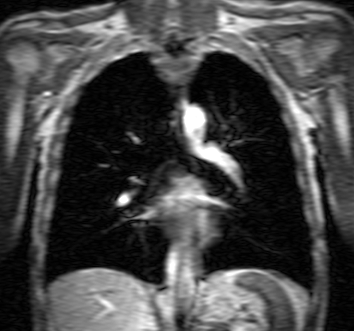
%> input picture matlab_code/segmentation/borrowed_code/VFC/im_lung.png, 354 x 331 px
$ octave example_pig.m   (GNU Octave 9; MATLAB toolbox functions it lacks are replaced by stand-ins)
%> lines starting %> are read from the running program, lines starting %| are printed output that depends on the picture
### matlab_code/segmentation/borrowed_code/VFC/AM_VFC.m
function Fext = AM_VFC(f, K, normalize, phi, R)
% AM_VFC        Compute the vector field convolution (VFC) force field [1].
%     Fext = AM_VFC(f, K)
%     Fext = AM_VFC(f, K, normalize)
%     Fext = AM_VFC(f, K, normalize, phi)
%     Fext = AM_VFC(f, K, normalize, phi, R)
%
%     Inputs
%     f           edge map, d1-by-d2 matrix for 2D, and d1-by-d2-by-d3 matrix for 3D.
%     K           vector field kernel, generated by AM_VFK(), similar format as Fext.
%     normalize   0 - (default) the output Fext is not nomalized,
%                 1 - output is normalized, i.e., sum(Fext(y,x,:).^2) = 1
%                     for 2D, sum(Fext(y,x,z,:).^2) = 1 for 3D.
%     phi         mixed VFC threshold of equation (22) in [1].
%     R           a 3-element vector, [Rx Ry Rz] define the spacing between
%                 voxels for x, y and z dimension, default value is [1 1 1].
%
%     Outputs
%     Fext        the VFC external force field. For 2D, d1-by-d2-by-2 matrix,
%                 the force at (x,y) is [Fext(y,x,1) Fext(y,x,2)]. For 3D,
%                 d1-by-d2-by-d3-by-3 matrix, the force at (x,y,z) is
%                 [Fext(y,x,z,1) Fext(y,x,z,2) Fext(y,x,z,3)].
%
%     Note that for memory saving reason, the output data class is single / float (32-bit).
%
%     Example
%         See EXAMPLE_VFC, EXAMPLE_PIG.
%
%     See also AMT, AM_VFK, AM_PIG, AM_ISOLINE, AM_DEFORM, AC_INITIAL, AC_REMESH,
%     AC_DISPLAY, AM_GVF, EXAMPLE_VFC, EXAMPLE_PIG.
%
%     Reference
%     [1] Bing Li and Scott T. Acton, "Active contour external force using
%     vector field convolution for image segmentation," Image Processing,
%     IEEE Trans. on, vol. 16, pp. 2096-2106, 2007.
%     [2] Bing Li and Scott T. Acton, "Automatic Active Model
%     Initialization via Poisson Inverse Gradient," Image Processing,
%     IEEE Trans. on, vol. 17, pp. 1406-1420, 2008.
%
% (c) Copyright Bing Li 2005 - 2009.

% Revision Log
%   02-11-2005  original
%   01-30-2009  minor bug fix

%% inputs check
if ~ismember(nargin, 2:5)
    error('Invalid inputs to AM_VFC!')
elseif nargin < 3,
    normalize = 0;
end

if ndims(K) - ndims(f) ~= 1,
    error('f doesn''t match K!')
end

fmin = min(f(:));
if fmin<0       % assume f are all positive, take care of negetive problem
    f = f-fmin;
end

%% Compute VFC - convlove f with K using FFT to speed up the process
if ndims(f) == 2, % 2D
    FFTsize = size(f) + size(K(:,:,1)) - 1;
    k = K(:,:,1) + j*K(:,:,2);      % consider the vectors as complex numbers
    temp = ifft2(fft2(f, FFTsize(1), FFTsize(2)) .* fft2(k, FFTsize(1), FFTsize(2)));

    % remove padded points
    rmv = (size(K(:,:,1)) - 1)/2;
    temp = temp(rmv(1)+1:end-rmv(1), rmv(2)+1:end-rmv(2), :);
    Fext(:,:,2) = imag(temp);
    Fext(:,:,1) = real(temp);

    % mixed VFC, equation (22) in [1]
    if nargin > 3 && ~isempty(phi),  % mix the VFC with the gradient
        if nargin == 4,
            [fx fy] = AM_gradient(f);
        else
            [fx fy] = AM_gradient(f, R);
        end

        if strcmp(phi,'auto') % try to determine phi adpatively
            I = double(sqrt(fx.*fx+fy.*fy));
            idx = find(im2bw(I,graythresh(I)));
        else
            idx = find(sqrt(fx.*fx+fy.*fy) > phi);
        end

        Fext(idx) = fx(idx);    % replace the output
        Fext(idx+numel(f)) = fy(idx);
    end

    if normalize,
        Fmag = sqrt(sum(Fext.*Fext,3))+eps;
        Fext(:,:,1) = Fext(:,:,1)./Fmag;
        Fext(:,:,2) = Fext(:,:,2)./Fmag;
    end
else % 3D
    FFTsize = size(f) + size(K(:,:,:,1)) - 1;
    fftf = fftn(f, FFTsize);
    Fext(:,:,:,3) = real(ifftn(fftf .* fftn(K(:,:,:,3), FFTsize)));
    temp = ifftn(fftf .* fftn(K(:,:,:,1) + j*K(:,:,:,2), FFTsize));
    Fext(:,:,:,2) = imag(temp);
    Fext(:,:,:,1) = real(temp);
    clear temp fftf;

    % remove padded points
    rmv = (size(K(:,:,:,1)) - 1)/2;
    Fext = Fext(rmv(1)+1:end-rmv(1), rmv(2)+1:end-rmv(2), rmv(3)+1:end-rmv(3), :);

    if nargin > 3 && ~isempty(phi),  % mix the VFC with the gradient
        if nargin == 4,
            [fx fy fz] = AM_gradient(f);
        else
            [fx fy fz] = AM_gradient(f, R);
        end
        gm2 = fx.*fx+fy.*fy+fz.*fz;     % gradient magnitude square of f

        id = round(numel(gm2)*phi);
        gm2_sort = sort(gm2(:),'descend');
        idx = find(gm2 > gm2_sort(id));
        Fext(idx) = fx(idx);    % replace the output
        Fext(idx+numel(f)) = fy(idx);
        Fext(idx+numel(f)*2) = fz(idx);
    end
    if normalize,
        Fmag = sqrt(sum(Fext.*Fext,4))+eps;
        Fext(:,:,:,1) = Fext(:,:,:,1)./Fmag;
        Fext(:,:,:,2) = Fext(:,:,:,2)./Fmag;
        Fext(:,:,:,3) = Fext(:,:,:,3)./Fmag;
    end
end

### matlab_code/segmentation/borrowed_code/VFC/AM_CoD.m
function [vert COD] = AM_CoD(Fext,R)
% AM_COD        Initialize active contours using the CoD algorithm [3].
%     [vertices CoD] = AM_COD(Fext, R)
%
%     Inputs
%     Fext        the external force field. For 2D, d1-by-d2-by-2 matrix,
%                 the force at (x,y) is [Fext(y,x,1) Fext(y,x,2)]. For 3D,
%                 d1-by-d2-by-d3-by-3 matrix, the force at (x,y,z) is
%                 [Fext(y,x,z,1) Fext(y,x,z,2) Fext(y,x,z,3)].
%     R           if the distance between centers of divergence (CoD) is
%                 less than R, they are considered as one source. One small
%                 circle with radius R is place on each source.
%     Outputs
%     vertices    vertices position of M initial active models. For 2D,
%                 vertices is a M-by-1 cell vector, where each cell element
%                 is a n-by-2 matrix (n is the number of vertices of this
%                 AC). For 3D, vertices is a M-by-1 structure array, each
%                 element of which contains the faces and vertices and can
%                 be pass directly to the PATCH command.
%     CoD         binary d1-by-d2 matrix, where 1's indicate the CoD locations.
%
%     Example
%         See EXAMPLE_PIG.
%
%     See also AMT, AM_PIG, AC_ISOLINE, AM_FFS, AC_REMESH, AC_DISPLAY,
%     AM_VFC, AM_VFK, AM_GVF, EXAMPLE_VFC, EXAMPLE_PIG.
%
%     Reference
%     [2] Bing Li and Scott T. Acton, "Automatic Active Model
%     Initialization via Poisson Inverse Gradient," Image Processing,
%     IEEE Trans. on, vol. 17, pp. 1406-1420, 2008.
%     [3] Xingfei Ge and Jie Tian, "An automatic active contour model for
%     multiple objects," in Pattern Recognition, Proceedings of the
%     International Conference on, 2002.
%
% (c) Copyright Bing Li 2005 - 2009.

% Revision Log
%   01-30-2009  original

%% inputs check
if ~ismember(nargin, 2) || ~((ndims(Fext) == 3 && size(Fext,3)==2) || (ndims(Fext) == 4 && size(Fext,4)==3)) || numel(R) ~= 1,
    error('Invalid inputs to AM_COD!')
end

if ndims(Fext) == 3, % 2D
    x = Fext(:,:,1);
    x1 = x(:,[2:end end]);
    Psx = x<=x1 & abs(sign(x)+sign(x1))<=1;

    y = Fext(:,:,2);
    y1 = y([2:end end],:);
    Psy = y<=y1 & abs(sign(y)+sign(y1))<=1;

    COD = Psx & Psy;

    SE = strel('disk',floor(R/2));
    mask = imdilate(COD,SE);    % merge CoD that are close to each other
    STATS = regionprops(bwlabel(mask),'Centroid');  % find where to put the circles
    for k = 1:length(STATS)
        vert{k} = AC_initial(1,'circle', [STATS(k).Centroid R]);
    end
elseif ndims(Fext) == 4, % 3D
    error('AM_CoD does not support 3D vector field right now!');

    COD = Fext(:,:,:,1) <= Fext(:,[2:end end],:,1) &  ...                  % x<=x1
        abs(sign(Fext(:,:,:,1))+sign(Fext(:,[2:end end],:,1)))<=1  &  ...  % abs()<=1
        Fext(:,:,:,2) <= Fext([2:end end],:,:,2) &        ...              % y<=y1
        abs(sign(Fext(:,:,:,2))+sign(Fext([2:end end],:,:,2)))<=1  & ...   % abs()<=1
        Fext(:,:,:,3) <= Fext(:,:,[2:end end],3) &        ...              % z<=z1
        abs(sign(Fext(:,:,:,3))+sign(Fext(:,:,[2:end end],3)))<=1;  ...    % abs()<=1

    for k = 1:3
        sz = ones(1,3);
        sz(k) = floor(R/2);
        SE = ones(sz);
        mask = imdilate(COD,SE);    % merge COD that are close to each other
    end
    L = bwlabeln(mask);
    for k = max(L(:)):-1:1
        idx = find(L == k);
        [y, x, z] = ind2sub(size(L),idx);
        vert(k) = AS_initial(1,'sphere', [mean(x) mean(y) mean(z) R]);   % AS_initial is under development
    end
else
    error('wrong input, only support 2D and 3D now!')
end


### matlab_code/segmentation/borrowed_code/VFC/AC_remesh.m
function vertex = AC_remesh(vertex,res,method, type)
% AC_REMESH     Remesh an active contour (AC) to ensure the resolution.
%     vertex1 = AC_REMESH(vertex0)
%     vertex1 = AC_REMESH(vertex0,res)
%     vertex1 = AC_REMESH(vertex0,res,method)
%     vertex1 = AC_REMESH(vertex0,res,method,type)
%
%     Inputs
%     vertex0     position of the vertices, n-by-2 matrix, each row of
%                 which is [x y]. n is the number of vertices.
%     res         desired resolution (distance between vertices) in pixels,
%                 default value is 1.
%     method      'adaptive' - (default) the distances between vertices
%                           will be larger than res/2 and less than res*2,
%                           the shape will be the same
%                 'equal' - the distances between vertices will be the same,
%                           the shape may be slightly different after remeshing
%     type        'close' - close contour (default), the last vertex and
%                           first vertex are connected
%                 'open'  - open contour,  the last vertex and first vertex
%                           are not connected
%     Outputs
%     vertex1     position of the vertices after remeshing, m-by-2 matrix
%
%     Example
%         See EXAMPLE_VFC, EXAMPLE_PIG.
%
%     See also AMT, AC_DEFORM, AM_VFC, AM_VFK, AM_PIG, AC_INITIAL,
%     AC_DISPLAY, AM_GVF, EXAMPLE_VFC, EXAMPLE_PIG.
%
%     Reference
%     [1] Bing Li and Scott T. Acton, "Active contour external force using
%     vector field convolution for image segmentation," Image Processing,
%     IEEE Trans. on, vol. 16, pp. 2096-2106, 2007.
%     [2] Bing Li and Scott T. Acton, "Automatic Active Model
%     Initialization via Poisson Inverse Gradient," Image Processing,
%     IEEE Trans. on, vol. 17, pp. 1406-1420, 2008.
%
% (c) Copyright Bing Li 2005 - 2009.

% Revision Log
%   11-30-2005  original
%   02-18-2006  support open type
%   01-30-2009  minor bug fix

%% inputs check
if ~ismember(nargin, 1:4) || numel(res) ~= 1,
    error('Invalid inputs to AC_REMESH!')
end
if size(vertex,2) ~= 2
    error('Invalid vertex matrix!')
end

if nargin<2,
    res = 1;
end
if nargin<3,
    method = 'adaptive';
end
if nargin<4,
    type = 'close';
end
%% delete the vertices close to each other (distance less than res/2)
while 1,
    N = size(vertex,1);
    if N<5,
        return
    end
    p = vertex(:,1)+sqrt(-1)*vertex(:,2);
    dist = abs(p(:,ones(1,N))-p(:,ones(1,N)).');   % calculate distances between all the vertices
    [i,j] = find(dist<res/2);
    i = i(i~=j);
    idx = medfilt2(ismember(1:N,i),[1 3]);
    i = union(find(idx(2:2:end))*2,find(imopen(idx,ones(1,5))));

    if isempty(i),
        break           % no more close vertices left
    end

    try
        vertex(i,:) = [];
    catch
        break
    end
end

%% remesh
if strcmp(method,'adaptive'),
    if strcmp(type,'open'),
        d = sqrt(sum((vertex(2:end,:) - vertex(1:end-1,:)).^2,2));
    else
        d = sqrt(sum((vertex([2:end 1],:) - vertex).^2,2));
    end
    while max(d)>res*2, % insert vertices between faraway vertices
        id = find(d>res*2);
        N = size(vertex,1);
        ind = [1:N,id'+.5];
        vertex = [vertex; (vertex(id,:)+vertex(mod(id,N)+1,:))/2];
        [st,ix] = sort(ind);
        vertex = vertex(ix,:);
        if strcmp(type,'open'),
            d = sqrt(sum((vertex(2:end,:) - vertex(1:end-1,:)).^2,2));
        else
            d = sqrt(sum((vertex([2:end 1],:) - vertex).^2,2));
        end
    end
elseif strcmp(method,'equal'),
    dif = diff(vertex);
    d = sqrt(sum(dif.^2,2));  % compute the distance from previous vertex for point 2:N+1
    D = sum(d);
    M = ceil(D/res);
    di = linspace(0,D,M+1);
    dcum = [0;cumsum(d)];

    for i=1:2,
        vert(:,i) = interp1(dcum,vertex(:,i),di(1:end-1))';
    end
    vertex = vert;
else
    error('Invalid method!');
end

### matlab_code/segmentation/borrowed_code/VFC/AC_display.m
function h = AC_display(vertex,flag,LineSpec)
% AC_DISPLAY    Display the contour on the current axis.
%     AC_DISPLAY(vertex)
%     AC_DISPLAY(vertex,type)
%     AC_DISPLAY(vertex,type,LineSpec)
%     h = AC_DISPLAY(...)
%
%     Inputs
%     vertex      position of the vertices, n-by-2 matrix, each row of
%                 which is [x y]. n is the number of vertices.
%     type        'close' - close contour (default), the last vertex and
%                           first vertex are connected
%                 'open'  - open contour,  the last vertex and first vertex
%                           are not connected
%     LineSpec    a line specification that determines line type, marker symbol,
%                 and color of the plotted lines. Type 'doc LineSpec' for more details.
%
%     Outputs
%     h           the handle to the contour plotted
%
%     Example
%         I = imread('im_U.bmp');
%         vert = AC_initial(.5, 'circle', [32 32 24]);
%         imshow(I);
%         h = AC_display(vert,'close','r--');
%         set(h,'LineWidth',3)
%
%     See also PLOT, AMT, AM_VFC, AM_VFK, AM_PIG, AC_INITIAL, AC_REMESH,
%     AC_DEFORM, EXAMPLE_VFC, EXAMPLE_PIG.
%
%     Reference
%     [1] Bing Li and Scott T. Acton, "Active contour external force using
%     vector field convolution for image segmentation," Image Processing,
%     IEEE Trans. on, vol. 16, pp. 2096-2106, 2007.
%     [2] Bing Li and Scott T. Acton, "Automatic Active Model
%     Initialization via Poisson Inverse Gradient," Image Processing,
%     IEEE Trans. on, vol. 17, pp. 1406-1420, 2008.
%
% (c) Copyright Bing Li 2005 - 2009.

% Revision Log
%   11-30-2005  original
%   01-30-2009  minor bug fix

%% inputs check
h= NaN;
if ~ismember(nargin, 1:3)
    error('Invalid inputs to AC_DISPLAY!')
end
if nargin<2,
    flag = 'close';
end

if size(vertex,1) == 0
    return
end
if size(vertex,2) ~= 2
    error('Invalid vertex matrix!')
end

if strcmp(flag,'close'),
    vertex = vertex([1:end,1],:);
end

%% plot
hold on
if nargin == 3
   h = plot(vertex(:,1),vertex(:,2),LineSpec);
else
   h = plot(vertex(:,1),vertex(:,2));
end
hold off

### matlab_code/segmentation/borrowed_code/VFC/AM_VFK.m
function K = AM_VFK(D, r, type, a, R)
% AM_VFK        Compute the vector field kernel (VFK).
%     K = AM_VFK(D, r, 'power', alpha)
%     K = AM_VFK(..., R)
%
%     Inputs
%     D           output dimension, 2 for 2D VFK, 3 for 3D VFK.
%     r           the VFK radius.
%     gamma       decrease parameter of equation (15) in [1].
%     R           a 3-element vector, [Rx Ry Rz] define the spacing between
%                 voxels for x, y and z dimension, default value is [1 1 1].
%
%     Outputs
%     K           the VFC external force kernel, d=2*r+1. For 2D,
%                 d-by-d-by-2 matrix, the force at (x,y) is [K(y,x,1)
%                 K(y,x,2)]. For 3D, d-by-d-by-d-by-3 matrix, the force at
%                 (x,y,z) is [K(y,x,z,1) K(y,x,z,2) K(y,x,z,3)].
%
%     Note that for memory saving reason, the output data class is single / float (32-bit).
%
%     Example
%         K = AM_VFK(2, 4, 'power', 2);
%         AC_QUIVER(K);
%
%     See also AMT, AM_VFC, AM_PIG, AM_ISOLINE, AM_DEFORM, AC_INITIAL, AC_REMESH,
%     AC_DISPLAY, AM_GVF, EXAMPLE_VFC, EXAMPLE_PIG.
%
%     Reference
%     [1] Bing Li and Scott T. Acton, "Active contour external force using
%     vector field convolution for image segmentation," Image Processing,
%     IEEE Trans. on, vol. 16, pp. 2096-2106, 2007.
%     [2] Bing Li and Scott T. Acton, "Automatic Active Model
%     Initialization via Poisson Inverse Gradient," Image Processing,
%     IEEE Trans. on, vol. 17, pp. 1406-1420, 2008.
%
% (c) Copyright Bing Li 2005 - 2009.

% Revision Log
%   02-11-2005  original
%   01-30-2009  minor bug fix

%% inputs check
if ~ismember(nargin, 4:5) || r<1 || ~ismember(D, 2:3)
    error('Invalid inputs to AM_VFK!')
elseif nargin == 4
    R = ones(1,D);
end

if ~strcmp(type, 'power')
    error('Only support power magnitude function right now!')
end
%%
r0 = floor(r./R);
if D == 2
    [x y] = meshgrid(R(1)*(r0(1):-1:-r0(1)),R(2)*(r0(2):-1:-r0(2)));
    dist = sqrt(x.*x+y.*y);
    SetZero = (dist>r);
    x(SetZero) = 0;
    y(SetZero) = 0;

    if strcmp(type, 'power')
        dist(~SetZero) = dist(~SetZero).^(a+1);
        dist((end+1)/2) = 1e-8; % set the distance at the center a small value to prevent division by zero
        x(~SetZero) = x(~SetZero)./dist(~SetZero);
        y(~SetZero) = y(~SetZero)./dist(~SetZero);
    end

    K = cat(3,x,y);
elseif D == 3
    [x y z] = meshgrid(R(1)*(r0(1):-1:-r0(1)),R(2)*(r0(2):-1:-r0(2)),R(3)*(r0(3):-1:-r0(3)));
    dist = sqrt(x.*x+y.*y+z.*z);
    SetZero = (dist>r);
    x(SetZero) = 0;
    y(SetZero) = 0;
    z(SetZero) = 0;

    if strcmp(type, 'power')
        dist(~SetZero) = dist(~SetZero).^(a+1);
        dist((end+1)/2) = 1e-8; % set the distance at the center a small value to prevent division by zero
        x(~SetZero) = x(~SetZero)./dist(~SetZero);
        y(~SetZero) = y(~SetZero)./dist(~SetZero);
        z(~SetZero) = z(~SetZero)./dist(~SetZero);
    end
    K = single(cat(4,x,y,z));
else
    error('D must be 2 or 3!');
end

### matlab_code/segmentation/borrowed_code/VFC/AC_initial.m
function vertex = AC_initial(res, type, p)
% AC_INITIAL     Initialize an active contour (AC), also known as snake.
%     vertex = AC_INITIAL(res)
%     Select points from the figure using mouse to form a close contour with
%     resolution (distance between vertices) res. See getline() for instructions.
%
%     vertex = AC_INITIAL(res, 'open')
%     Select points from the figure using mouse to form an open contour.
%
%     vertex = AC_INITIAL(res, 'circle', [cx cy r])
%     Initialize a circle centered at [cx cy] with radius r.
%
%     vertex = AC_INITIAL(res, 'rect', [xmin xmax ymin ymax])
%     Initialize a rectangle whose top-left corner at [xmin ymin]
%     and bottom-right corner at [xmax ymax]
%
%     Example
%         I = imread('im_U.bmp');
%         vert = AC_initial(.5, 'rect', [10 50 20 40]);
%         imshow(I);
%         AC_display(vert);
%
%     See also GETLINE, AMT, AC_REMESH, AC_DISPLAY, AM_VFC, AM_VFK, AM_PIG,
%     EXAMPLE_VFC, EXAMPLE_PIG.
%
%     Reference
%     [1] Bing Li and Scott T. Acton, "Active contour external force using
%     vector field convolution for image segmentation," Image Processing,
%     IEEE Trans. on, vol. 16, pp. 2096-2106, 2007.
%     [2] Bing Li and Scott T. Acton, "Automatic Active Model
%     Initialization via Poisson Inverse Gradient," Image Processing,
%     IEEE Trans. on, vol. 17, pp. 1406-1420, 2008.
%
% (c) Copyright Bing Li 2005 - 2009.

% Revision Log
%   02-11-2006  original
%   01-30-2009  minor bug fix

%% inputs check
if ~ismember(nargin, 1:3)
    error('Invalid inputs to AC_INITIAL!')
end
if nargin == 2 && ~strcmp(type, 'open')
    error('Invalid inputs to AC_INITIAL!')
end

%% initialize
if nargin <3,
    [x y] = getline;
else
    if strcmp(type, 'circle')
        if numel(p) == 3
            t = (pi/10:pi/10:pi*2)';
            x = p(1) + p(3)*cos(t);
            y = p(2) + p(3)*sin(t);
        else
            error('Invalid inputs to AC_INITIAL!')
        end
    elseif strcmp(type, 'rect')
        if numel(p) == 4
            x = p([1 2 2 1]).';
            y = p([3 3 4 4]).';
        else
            error('Invalid inputs to AC_INITIAL!')
        end
    else
        error('Invalid type!')
    end
end
%% remesh to desired resolution
if nargin == 2, % open contour
    vertex = AC_remesh([x y], res, 'adaptive', 'open');
else
    vertex = AC_remesh([x y], res);
end

### matlab_code/segmentation/borrowed_code/VFC/example_pig.m
% Poisson inverse gradient (PIG) automatic initialization example.
%
%     See also AMT, EXAMPLE_VFC, AM_PIG, AC_ISOLINE, AM_VFC.
%
%     Reference
%     [1] Bing Li and Scott T. Acton, "Active contour external force using
%     vector field convolution for image segmentation," Image Processing,
%     IEEE Trans. on, vol. 16, pp. 2096-2106, 2007.
%     [2] Bing Li and Scott T. Acton, "Automatic Active Model
%     Initialization via Poisson Inverse Gradient," Image Processing,
%     IEEE Trans. on, vol. 17, pp. 1406-1420, 2008.
%
% (c) Copyright Bing Li 2005 - 2009.

clear all
disp('======================================')
disp('Poisson inverse gradient (PIG) example')

%% parameter settings
disp('Initializing parameters ...')

SAVE_AVI = 0;   % set it to 1 if you want to see the deformation and save it as .avi movie
alpha = .5;
beta = .1;
tau = .5;
clr = {'r','m','b'};

%% Read images
disp('Reading images ...')
I0 = imread('im_lung.png');
%> I0 is the input picture: size 331x354 uint8; min 1, max 255, mean 71

%% Filter noise
disp('Filtering images ...')
I = 255-imfill(255-I0,'holes');
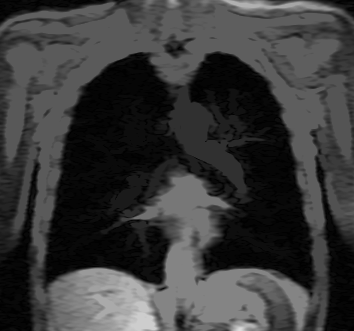
%> I: size 331x354 uint8; min 1, max 221, mean 57.5
I = imopen(I, strel('disk',4));

%% Compute edge map and external force field
disp('Computing edge map and force field...')
f = edge(I,'canny',.2,1.5);
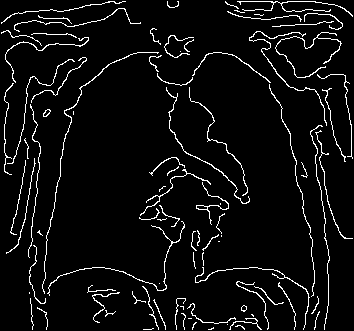
%> f: size 331x354 logical; 5.5% white in thin lines or dots
omega = ~f;
%> omega: size 331x354 logical; 94.5% white; black in thin lines or dots

K = AM_VFK(2, 64, 'power',3);
Fext = AM_VFC(f, K, 1);
%> in AM_VFC, `fmin = min(f(:));`: fmin = false
%> in AM_VFC, `Fmag = sqrt(sum(Fext.*Fext,3))+eps;`:
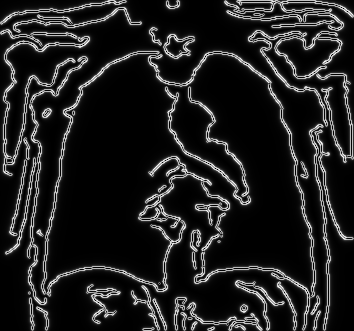
%> Fmag: size 331x354 double; min 1.43e-05, max 2.16, mean 0.276; drawn with min black and max white

%% compare 3 different methods
for method = 1:3
    %% Initialize
    switch method
        case 1 % CoG
            disp('--------------------------------------------------')
            disp('Initializer 1: center of divergence (CoD)')
            disp('Initializing ...')
            titl = 'CoD';
            tic;
            vert = AM_CoD(Fext,6);
%> in AM_CoD, `x = Fext(:,:,1);`:
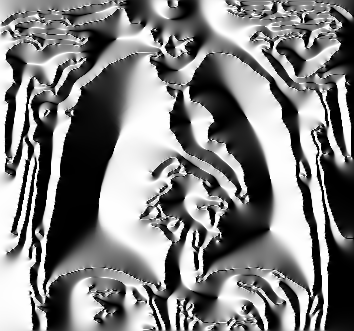
%> x: size 331x354 double; min -1, max 1, mean 0.00285; drawn with min black and max white
%> in AM_CoD, `x1 = x(:,[2:end end]);`:
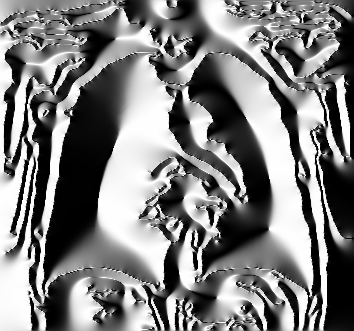
%> x1: size 331x354 double; min -1, max 1, mean -0.0024; drawn with min black and max white
%> in AM_CoD, `y = Fext(:,:,2);`:
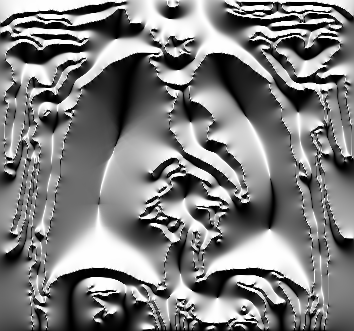
%> y: size 331x354 double; min -1, max 1, mean -0.00929; drawn with min black and max white
%> in AM_CoD, `y1 = y([2:end end],:);`:
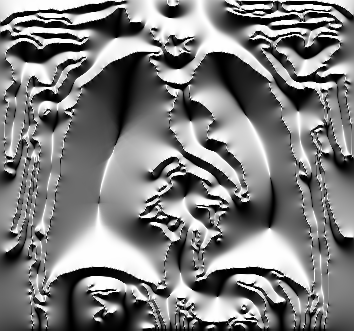
%> y1: size 331x354 double; min -1, max 1, mean -0.0144; drawn with min black and max white
%> (the rest of the program and of its run is left out)
